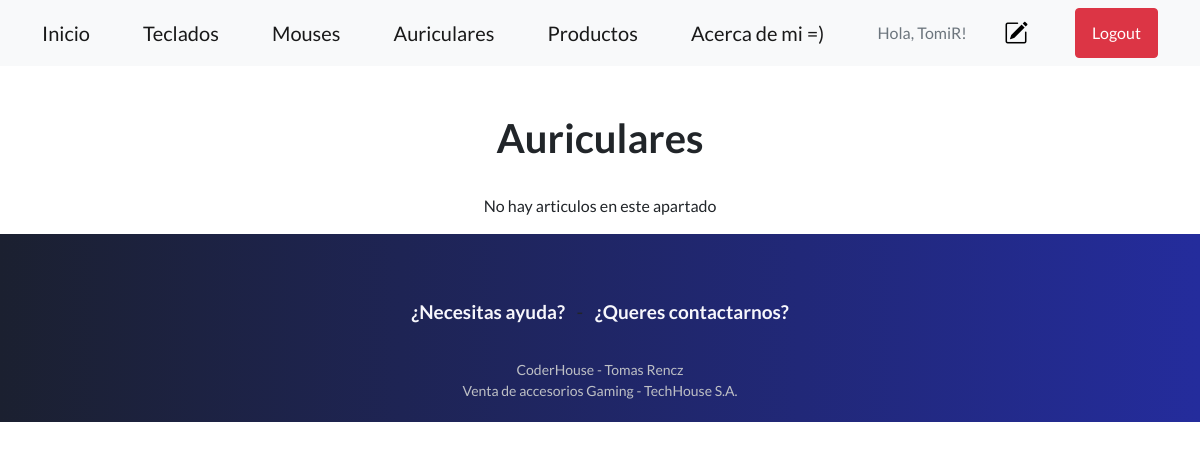
The app's page /MyApp/listaAuriculares/ (signed in), older data.
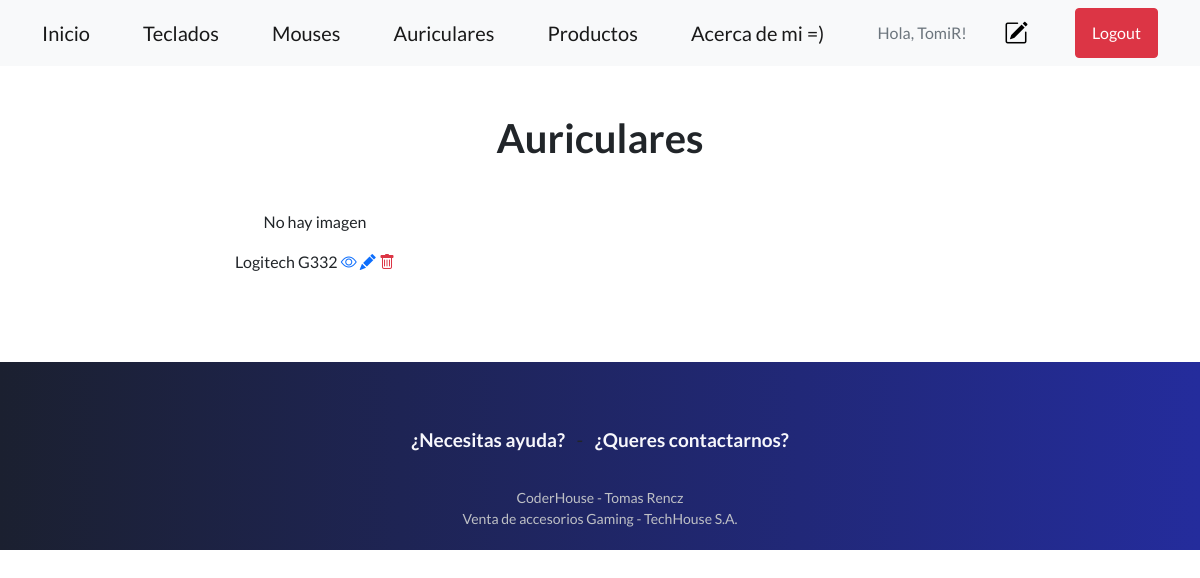
The same page, newer data.
### MyApp/models.py (models this page shows, shortened)
class Accesorio2(models.Model):
    AccesorioSeleccion = (
    ('teclado','Teclados'),
    ('mouse', 'Mouses'),
    ('auricular','Auriculares'),
    )
    usuario = models.ForeignKey(User, on_delete=models.CASCADE, null=True, blank=True)
    accesorio = models.CharField(max_length=30, choices=AccesorioSeleccion)
    marca = models.CharField(max_length=40)
    modelo = models.CharField(max_length=40)
    descripcion = models.CharField(max_length=140)
    year = models.IntegerField()
    precio = models.DecimalField(max_digits=10, decimal_places=0)
    imagen = models.ImageField(null=True, blank=True, upload_to="assets/")

### MyApp/views.py (the view)
# urls.py: path('listaAuriculares/', views.AuricularLista.as_view(), name="Auriculares"),
class AuricularLista(LoginRequiredMixin, ListView):
    context_object_name = 'auricular'
    queryset = Accesorio2.objects.filter(accesorio__startswith='auricular')
    template_name = 'listaAuriculares.html'

### MyApp/Templates/listaAuriculares.html
{% extends 'padre.html' %}
{% load static %}
{% block contenidoQueCambia %}
<div class="container text-center">
    <br>
    <br>
    <h1>Auriculares</h1>
</div>
<br>
<div class="container text-center">
    <div class="row">
            {% if auricular %}
            {% for auricular in auricular %}
            <div class="col-sm-6 align-items-center">
                <div class="card-body">
                    {% if auricular.imagen %}
                <img src="{{auricular.imagen.url}}" class="" width="350px">
                    {% else %}
                    <p>No hay imagen </p>
                    {% endif %}
                {{auricular.marca}} {{auricular.modelo}}
                <a href="{% url 'auricular' auricular.id %}"><i class="bi bi-eye"></i></a>
                {% if user.id == auricular.usuario.id %}
                <a href="{% url 'auricular_editar' auricular.id %}"><i class="bi bi-pencil-fill"></i></a>
                <a href="{% url 'auricular_eliminar' auricular.id %}"><i class="bi bi-trash text-danger"></i></a>
                <br>
                <br>
                <br>
                <br>
                {% endif %}
                </div>
            </div>
            {% endfor %}
            {% else %}
            <p>No hay articulos en este apartado</p>
            {% endif %}
    </div>
</div>
{% endblock %}

Row changes from the older to the newer data that the page shows:
added Accesorio2: shows "No hay imagen", marca "Logitech", modelo "G332"
Text that changed along with them:
text no longer shown: "No hay articulos en este apartado"
